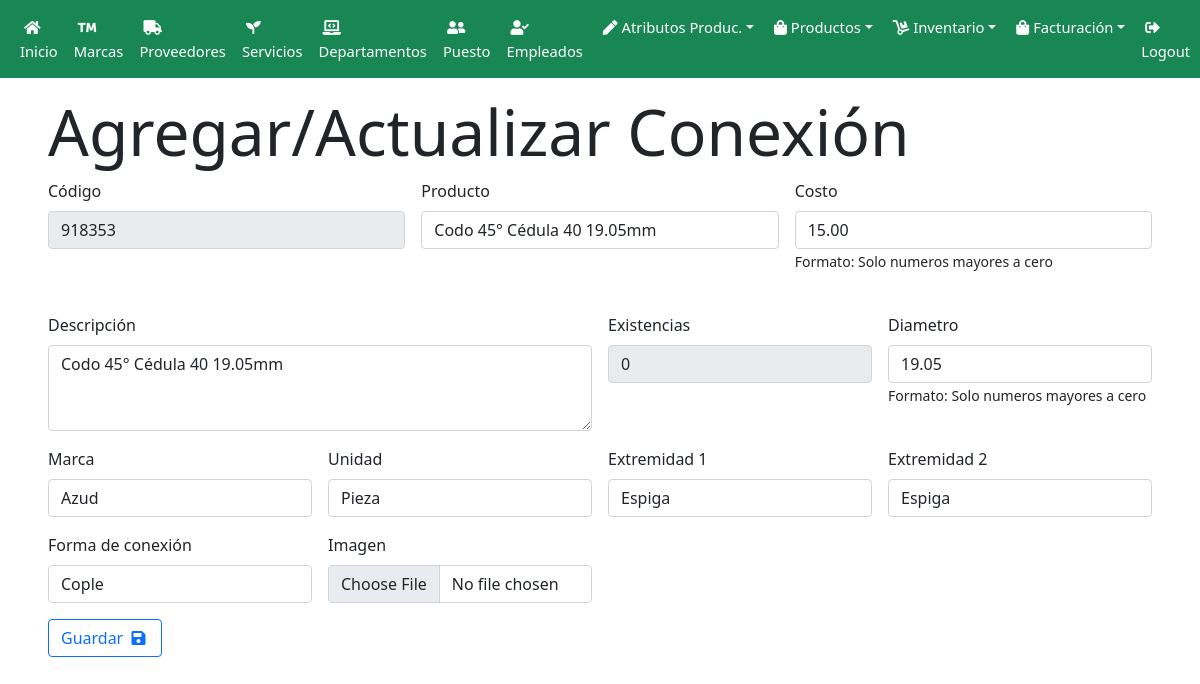
Page /admin/conexiones.php?action=ver&codigo_producto=918353 (signed in) on the committed database.
### tables this page shows
CREATE TABLE `producto` (
  `codigo_producto` varchar(10) NOT NULL,
  `producto` text DEFAULT NULL,
  `costo` decimal(10,2) NOT NULL,
  `precio` decimal(10,2) NOT NULL,
  `precio_publico` decimal(10,2) NOT NULL,
  `descripcion` varchar(100) NOT NULL,
  `existencias` decimal(20,2) NOT NULL,
  `fotografia` varchar(100) NOT NULL,
  `id_marca` tinyint(4) NOT NULL,
  `id_unidad` tinyint(4) NOT NULL
);

CREATE TABLE `conexion` (
  `codigo_producto` varchar(100) NOT NULL,
  `diametro` decimal(10,2) NOT NULL,
  `id_extremidad1` tinyint(4) NOT NULL,
  `id_extremidad2` tinyint(4) NOT NULL,
  `id_forma_conexion` tinyint(4) NOT NULL
);

### admin/controllers/productos/productos.controller.php (called while the page is built, shortened)
<?php
    class Producto extends Sistema
    {
        function readOne($sentencia, $c_d)
        {
            $dbh = $this -> connect();
            $stmt = $dbh -> prepare($sentencia);
            $stmt -> bindParam(':codigo_producto', $c_d, PDO::PARAM_STR);
            $stmt -> execute();
            $filas = $stmt -> fetchAll();
            return $filas;
        }
    }
?>

### admin/controllers/productos/conexiones.controller.php (called while the page is built, shortened)
<?php
    include("productos.controller.php");
    class Conexion extends Producto{
        function readOneConexion($c_d){
            $sentencia = 'SELECT codigo_producto, producto, costo, precio, precio_publico, descripcion, existencias, p.fotografia,
                                     id_marca, marca, unidad, id_unidad, diametro, forma_conexion, id_forma_conexion,
                                     extremidad1.extremidad AS extremidad1, extremidad2.extremidad AS extremidad2,
                                     id_extremidad1, id_extremidad2 FROM producto p
                                  INNER JOIN conexion c USING(codigo_producto)
                                  INNER JOIN marca USING(id_marca)
                                  INNER JOIN unidad USING(id_unidad)
                                  INNER JOIN extremidad AS extremidad1 ON c.id_extremidad1 = extremidad1.id_extremidad
                                  INNER JOIN extremidad AS extremidad2 ON c.id_extremidad2 = extremidad2.id_extremidad
                                  INNER JOIN forma_conexion USING(id_forma_conexion)
                               WHERE codigo_producto = :codigo_producto';
            return $this -> readOne($sentencia, $c_d);
        }
    }
?>

### admin/controllers/marcas.controller.php (called while the page is built, shortened)
<?php
    class Marca extends Sistema
    {
        function readAll()
        {
            $dbh = $this -> Connect();
            $sentencia = 'SELECT * FROM marca AS m';
            $stmt = $dbh -> prepare($sentencia);
            $stmt -> execute();
            $filas = $stmt -> fetchAll();
            return $filas;
        }
    }
?>

### admin/controllers/productos/caracteristicas/unidades.controller.php (called while the page is built, shortened)
<?php
    class Unidad extends Sistema
    {
        function readAll()
        {
            $dbh = $this -> Connect();
            $sentencia = 'SELECT * FROM unidad AS u';
            $stmt = $dbh -> prepare($sentencia);
            $stmt -> execute();
            $filas = $stmt -> fetchAll();
            return $filas;
        }
    }
?>

### admin/controllers/productos/caracteristicas/extremidades.controller.php (called while the page is built, shortened)
<?php
    class Extremidad extends Sistema
    {
        function readAll()
        {
            $dbh = $this -> Connect();
            $sentencia = 'SELECT * FROM extremidad e';
            $stmt = $dbh -> prepare($sentencia);
            $stmt -> execute();
            $filas = $stmt -> fetchAll();
            return $filas;
        }
    }
?>

### admin/controllers/productos/caracteristicas/formas_conexion.controller.php (called while the page is built, shortened)
<?php
    class FormaConexion extends Sistema
    {
        function readAll()
        {
            $dbh = $this -> Connect();
            $sentencia = 'SELECT * FROM forma_conexion AS f';
            $stmt = $dbh -> prepare($sentencia);
            $stmt -> execute();
            $filas = $stmt -> fetchAll();
            return $filas;
        }
    }
?>

### admin/views/productos/conexiones/form.php (the view, shortened to what this page needs)
<div class="ps-5 pe-5 pt-3 pb-5 my-container active-cont">
    <h1 class="display-3">Agregar/Actualizar Conexión</h1>
    <form action="conexiones.php?action=<?php echo(isset($datos))?'actualizar':'guardar'; ?>" method="POST" enctype="multipart/form-data" class="row g-3 needs-validation" novalidate>
        <div class="col-md-4">
            <label class="form-label">Código</label>
            <input type="text" name="conexion[codigo_producto]" value='<?php echo(isset($datos[0]['codigo_producto']))?$datos[0]['codigo_producto']:''; ?>' class="form-control" id="txtCodigo" <?php echo($_GET['action'] == 'ver')?'readonly':''?> required>
        </div>
        <div class="col-md-4">
            <label class="form-label">Producto</label>
            <input type="text" name="conexion[producto]" value='<?php echo(isset($datos[0]['producto']))?$datos[0]['producto']:''; ?>' class="form-control" id="txtProducto" required>
        </div>
        <div class="col-md-4">
            <label class="form-label">Costo</label>
            <input type="text" name="conexion[costo]" value='<?php echo(isset($datos[0]['costo']))?$datos[0]['costo']:''; ?>' class="form-control" id="txtCosto" pattern="(0*[1-9][0-9]*(\.[0-9]+)?|0+\.[0-9]*[1-9][0-9]*)" required>
            <small>Formato: Solo numeros mayores a cero</small><br><br>
        </div>
        <div class="col-md-6">
            <label class="form-label">Descripción</label>
            <textarea name="conexion[descripcion]" class="form-control" id="txtDescripcion" rows="3" required><?php echo(isset($datos[0]['descripcion']))?$datos[0]['descripcion']:''; ?></textarea>
        </div>
        <div class="col-md-3">
            <label class="form-label">Existencias</label>
            <input type="text" name="conexion[existencias]" value='0' class="form-control" id="txtExistencias" readonly>
        </div>
        <div class="col-md-3">
            <label class="form-label">Diametro</label>
            <input type="text" name="conexion[diametro]" value='<?php echo(isset($datos[0]['diametro']))?$datos[0]['diametro']:''; ?>' class="form-control" id="txtDiametro" pattern="(0*[1-9][0-9]*(\.[0-9]+)?|0+\.[0-9]*[1-9][0-9]*)" required>
            <small>Formato: Solo numeros mayores a cero</small><br><br>
        </div>
        <div class="col-md-3">
            <label class="form-label">Marca</label>
            <select name="conexion[id_marca]" class="form-control" id="slctMarca" required>
                <?php
                    foreach($marcas as $key => $marca):
                        $selected = '';
                        if(isset($datos)){
                            if($marca['id_marca'] == $datos[0]['id_marca']){
                                $selected = ' selected';
                            }
                        }
                ?>
                    <option value="<?php echo($marca['id_marca']); ?>"<?php echo($selected); ?>><?php echo($marca['marca']); ?></option>
                <?php endforeach; ?>
            </select>
        </div>
        <div class="col-md-3">
            <label class="form-label">Unidad</label>
            <select name="conexion[id_unidad]" class="form-control" id="slctUnidad" required>
                <?php
                    foreach($unidades as $key => $unidad):
                        $selected = '';
                        if(isset($datos)){
                            if ($unidad['id_unidad'] == $datos[0]['id_unidad']) {
                                $selected = ' selected';
                            }
                        }
                ?>
                    <option value="<?php echo($unidad['id_unidad']); ?>"<?php echo($selected); ?>><?php echo($unidad['unidad']); ?></option>
                <?php endforeach; ?>
            </select>
        </div>
        <div class="col-md-3">
            <label class="form-label">Extremidad 1</label>
            <select name="conexion[id_extremidad1]" class="form-control" id="slctExtremidad1" required>
                <?php
                foreach($extremidades as $key => $extremidad):
                    $selected = '';
                    if(isset($datos)){
                        if ($extremidad['id_extremidad'] == $datos[0]['id_extremidad1']) {
                            $selected = ' selected';
                        }
                    }
                    ?>
                    <option value="<?php echo($extremidad['id_extremidad']); ?>"<?php echo($selected); ?>><?php echo($extremidad['extremidad']); ?></option>
                <?php endforeach; ?>
            </select>
        </div>
        <div class="col-md-3">
            <label class="form-label">Extremidad 2</label>
            <select name="conexion[id_extremidad2]" class="form-control" id="slctExtremidad2" required>
                <?php
                foreach($extremidades as $key => $extremidad):
                    $selected = '';
                    if(isset($datos)){
                        if ($extremidad['id_extremidad'] == $datos[0]['id_extremidad2']) {
                            $selected = ' selected';
                        }
                    }
                    ?>
                    <option value="<?php echo($extremidad['id_extremidad']); ?>"<?php echo($selected); ?>><?php echo($extremidad['extremidad']); ?></option>
                <?php endforeach; ?>
            </select>
        </div>
        <div class="col-md-3">
            <label class="form-label">Forma de conexión</label>
            <select name="conexion[id_forma_conexion]" class="form-control" id="slctFormaConexion" required>
                <?php
                    foreach($formas_conexion as $key => $forma_conexion):
                        $selected = '';
                        if(isset($datos)){
                            if ($forma_conexion['id_forma_conexion'] == $datos[0]['id_forma_conexion']) {
                                $selected = ' selected';
                            }
                        }
                ?>
                    <option value="<?php echo($forma_conexion['id_forma_conexion']); ?>"<?php echo($selected); ?>><?php echo($forma_conexion['forma_conexion']); ?></option>
                <?php endforeach; ?>
            </select>
        </div>
        <div class="col-md-3">
            <label class="form-label">Imagen</label>
            <input type="file" name="fotografia" class="form-control" <?php echo($_GET['action'] == 'crear')?'required':''; ?>>
        </div>
        <div class="col-12">
            <button type="submit" name="enviar" class="btn btn-outline-primary">
                Guardar
                <i class="fa fa-save p-1 icons"></i>
            </button>
        </div>
    </form>
</div>

### css/main.css (style rules this page uses)
.my-container { transition: 0.4s; }

### rows in the picture
producto: codigo_producto "918353", producto "Codo 45° Cédula 40 19.05mm", costo "15.00", descripcion "Codo 45° Cédula 40 19.05mm", diametro "19.05"

### other values in the picture
form field value "Azud"
form field value "Pieza"
form field value "Espiga"
form field value "Cople"
